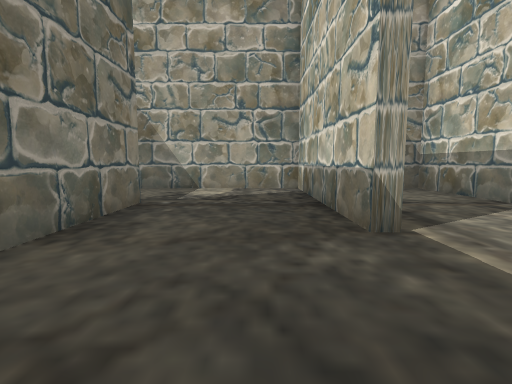
view 1 (above)

20 first-person views from a walk through a 3-D level made in the Unity game engine. The camera is 1.3 m above the floor, tilts 6° down and sees 85° across. The floor is counted in squares, 2 m on a side. Each view is taken from the middle of a square. On the plan, view 1 faces up. The plan holds only what a view shows up to about 9 squares ahead; the rest is blank. The player character is not drawn.

view 2
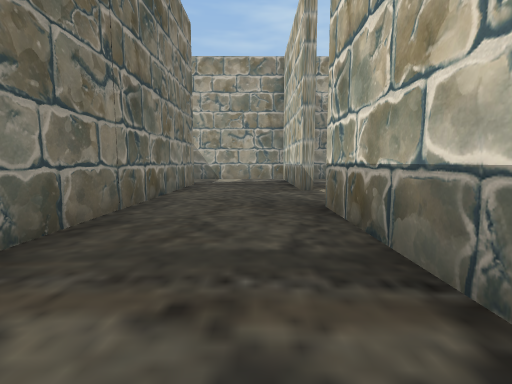

view 3
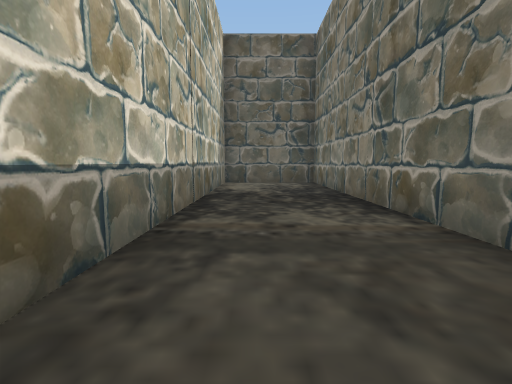

view 4
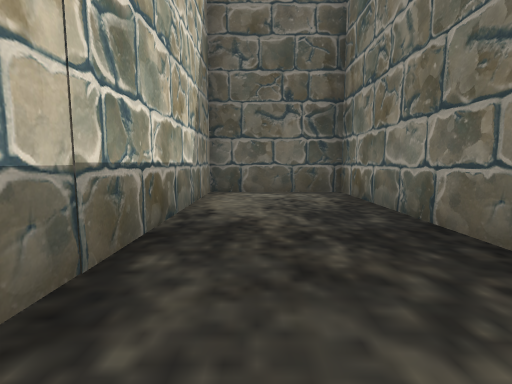

view 5
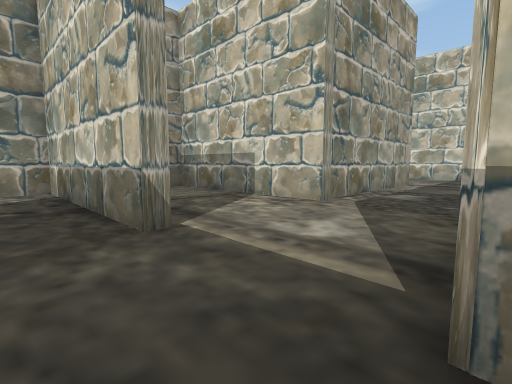

view 6
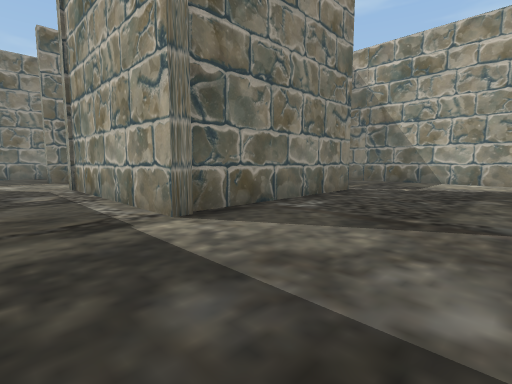

view 7
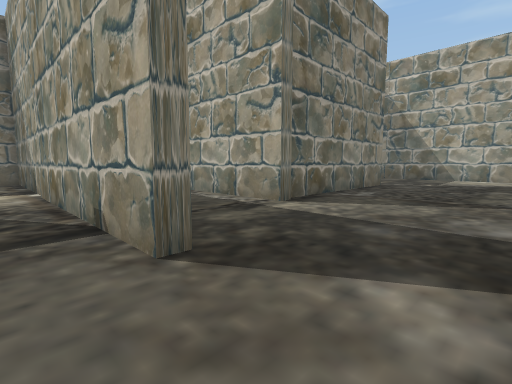

view 8
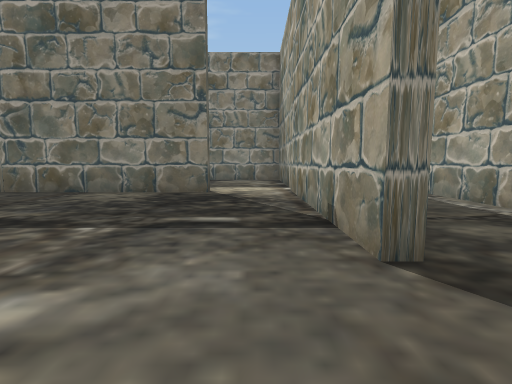

view 9
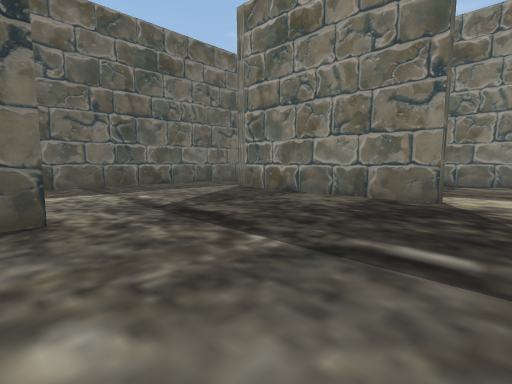

view 10
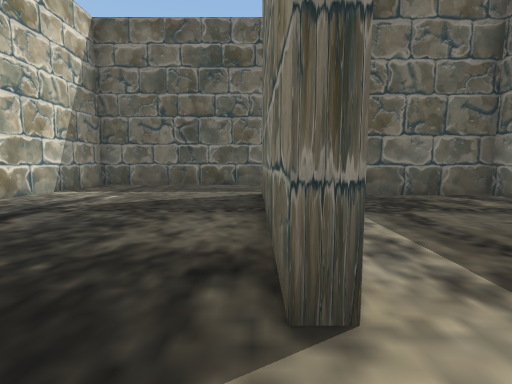

view 11
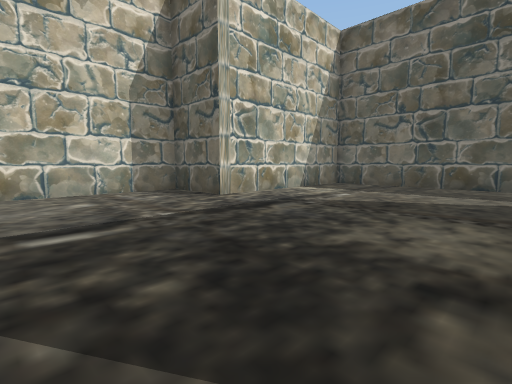

view 12
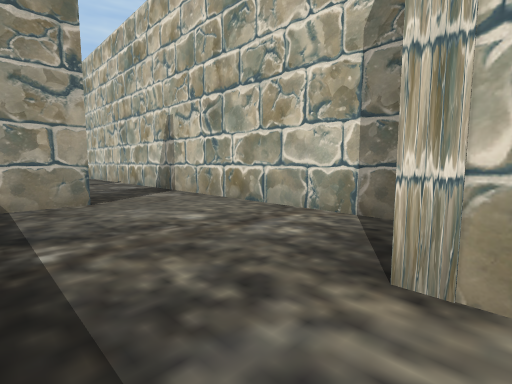

view 13
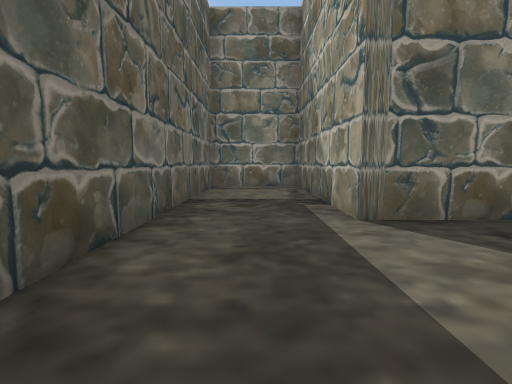

view 14
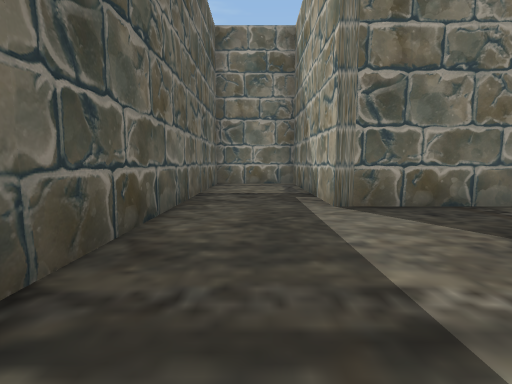

view 15
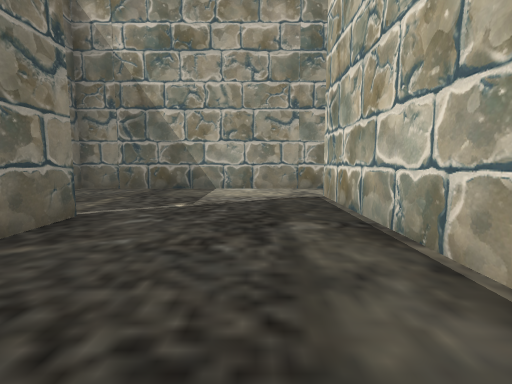

view 16
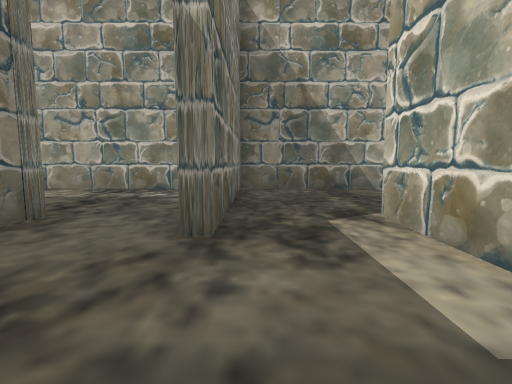

view 17
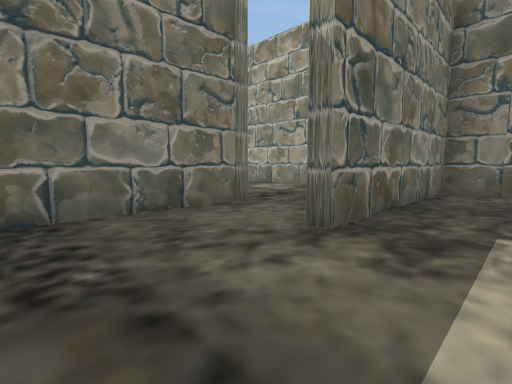

view 18
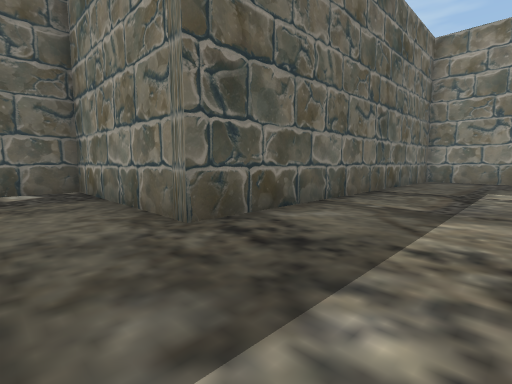

view 19
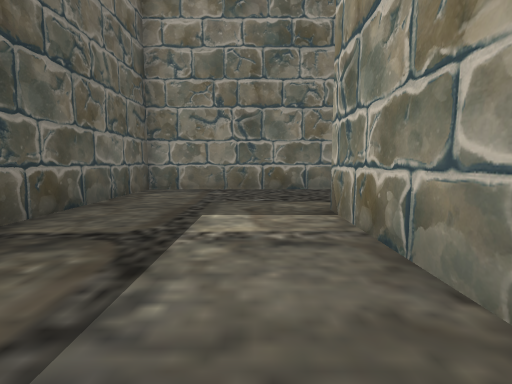

view 20
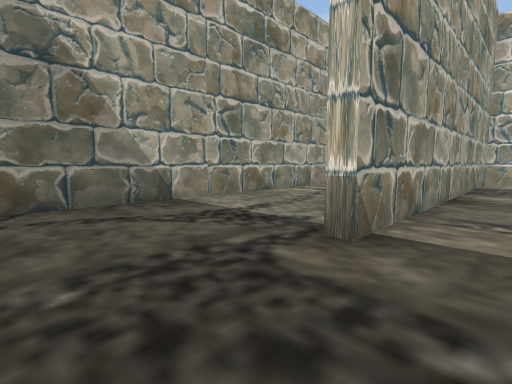

### Floor plan
Ten units are one square. View 1 is at (0, 0); x grows to the right and y downward. Boxes are objects, and circles mark ways between rooms. Rooms are numbered by the first view taken in them; rooms with no view inside come last. Other rooms are left out.
<svg viewBox="-53 -151 186 248">
<path fill="none" stroke="#000" d="M-19 -24 -19 92 10 92 10 -2M85 -65 85 -74M88 -74 88 -26 41 -26 41 -71M123 5 123 -95M128 -110 66 -110 66 -64M13 -31 13 -25M59 20 59 68 13 68 13 92 105 92 105 45 123 45 123 5M102 2 55 2M85 -55 85 -65M44 -74 44 -29 58 -29M36 -146 -39 -146M63 -110 -19 -110M-48 -119 -48 -74 44 -74M13 60 13 66 39 66M55 2 13 2 13 30M-19 -46 -19 -24M10 -25 10 -71 -30 -71"/>
<circle cx="10" cy="-15" r="3" fill="#2a7"/>
<circle cx="-5" cy="-35" r="3" fill="#2a7"/>
<circle cx="115" cy="0" r="3" fill="#2a7"/>
<circle cx="80" cy="-70" r="3" fill="#2a7"/>
<circle cx="60" cy="15" r="3" fill="#2a7"/>
<circle cx="55" cy="-70" r="3" fill="#2a7"/>
<text x="-10" y="30">1</text>
<text x="100" y="-40">2</text>
<text x="80" y="50">3</text>
<text x="60" y="-50">4</text>
<text x="10" y="-100">5</text>
<text x="30" y="30">6</text>
<text x="-10" y="-50">7</text>
</svg>
Room 1 opens to room 2. Room 1 opens to room 7. Room 2 opens to room 3. Room 2 opens to room 4. Room 3 opens to room 6. Room 4 opens to room 5.

Where each view was taken, in squares from view 1:
view 1: 0 up, 0 right, facing up
view 2: 4 down, 0 right, facing up
view 3: 0 up, 0 right, facing down
view 4: 3 down, 0 right, facing down
view 5: 0 up, 0 right, facing up-right
view 6: 1 up, 12 right, facing up-left
view 7: 1 down, 12 right, facing up-left
view 8: 1 down, 12 right, facing left
view 9: 1 down, 11 right, facing down-left
view 10: 1 down, 6 right, facing down
view 11: 1 down, 6 right, facing down-right
view 12: 5 down, 9 right, facing up-right
view 13: 8 down, 9 right, facing left
view 14: 8 down, 10 right, facing left
view 15: 4 up, 11 right, facing up
view 16: 4 up, 7 right, facing up
view 17: 4 up, 8 right, facing up-left
view 18: 10 up, 6 right, facing down-left
view 19: 10 up, 2 right, facing left
view 20: 10 up, 4 left, facing up-right
